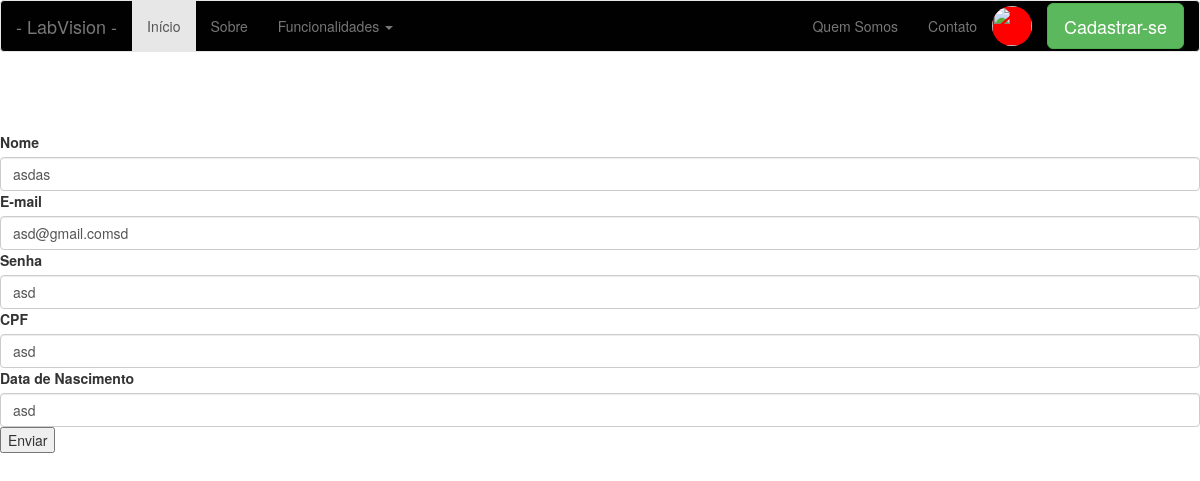
The app's page /atualizar-usuario/6, older data.
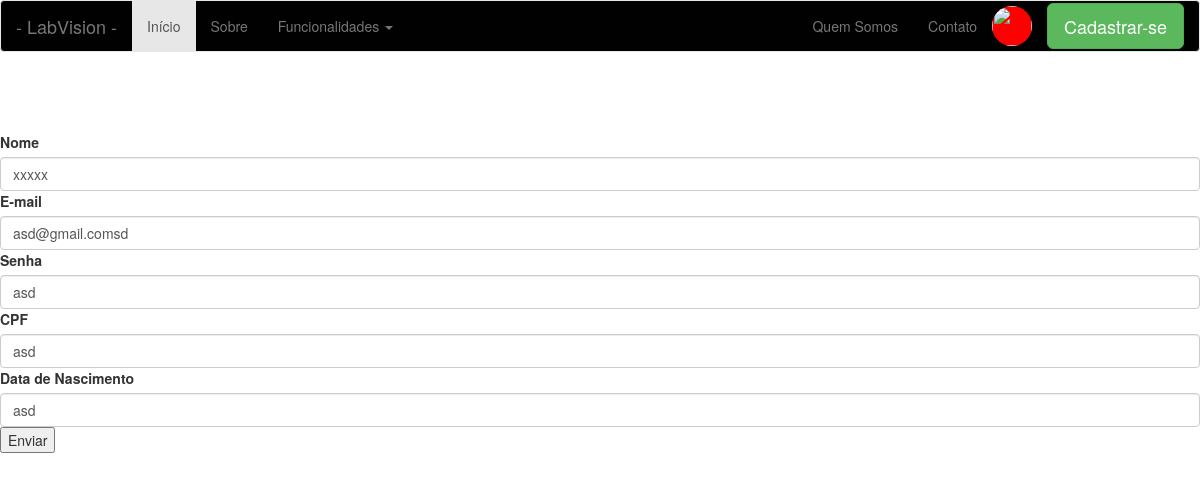
The same page, newer data.
### app/models/tables.py (models this page shows, shortened)
class Pessoa(db.Model):
    __tablename__ = "pessoas"
    id = db.Column(db.Integer, primary_key=True)
    nome = db.Column(db.String(50))

### app/controllers/default.py (the view, shortened to what this page needs)
@app.route('/atualizar-usuario/<int:id>', methods=['GET', 'POST'])
@app.route('/atualizar-usuario', methods=['POST'])
def atualizar_usuario(id=None):
    if id!=None and request.method=="GET":
        usuario = Usuario.query.filter_by(id=id).first()
        form = CadastrarUsuarioForm()
        return render_template('usuario/atualizar-usuario.html', form=form, usuario=usuario)

### app/models/forms.py
class CadastrarUsuarioForm(FlaskForm):
    nome = StringField("email", validators=[DataRequired()])
    email = StringField("email", validators=[DataRequired()])
    senha = PasswordField("senha", validators=[DataRequired()])
    cpf = StringField("email", validators=[DataRequired()])
    dt_nascimento = StringField("email", validators=[DataRequired()])

### app/templates/usuario/atualizar-usuario.html
{% include 'base/head.html' %}
{% include 'base/nav_bar.html' %}
<div>
      <br><br><br>
      <form action="/atualizar-usuario/{{ usuario.id }}" method="POST">
          <label>Nome</label>
              {{ form.nome(class="form-control", value=usuario.nome) }}
          <label>E-mail</label>
              {{ form.email(class="form-control", value=usuario.email) }}
          <label>Senha</label>
              {{ form.nome(class="form-control", value=usuario.senha) }}
          <label>CPF</label>
              {{ form.cpf(class="form-control", value=usuario.cpf) }}
          <label>Data de Nascimento</label>
              {{ form.dt_nascimento(class="form-control", value=usuario.dt_nascimento) }}
          <input type="submit" value="Enviar">
      </form>
</div>
{% include 'base/footer.html' %}

Row changes from the older to the newer data that the page shows:
changed Pessoa: nome "asdas" → "xxxxx"
